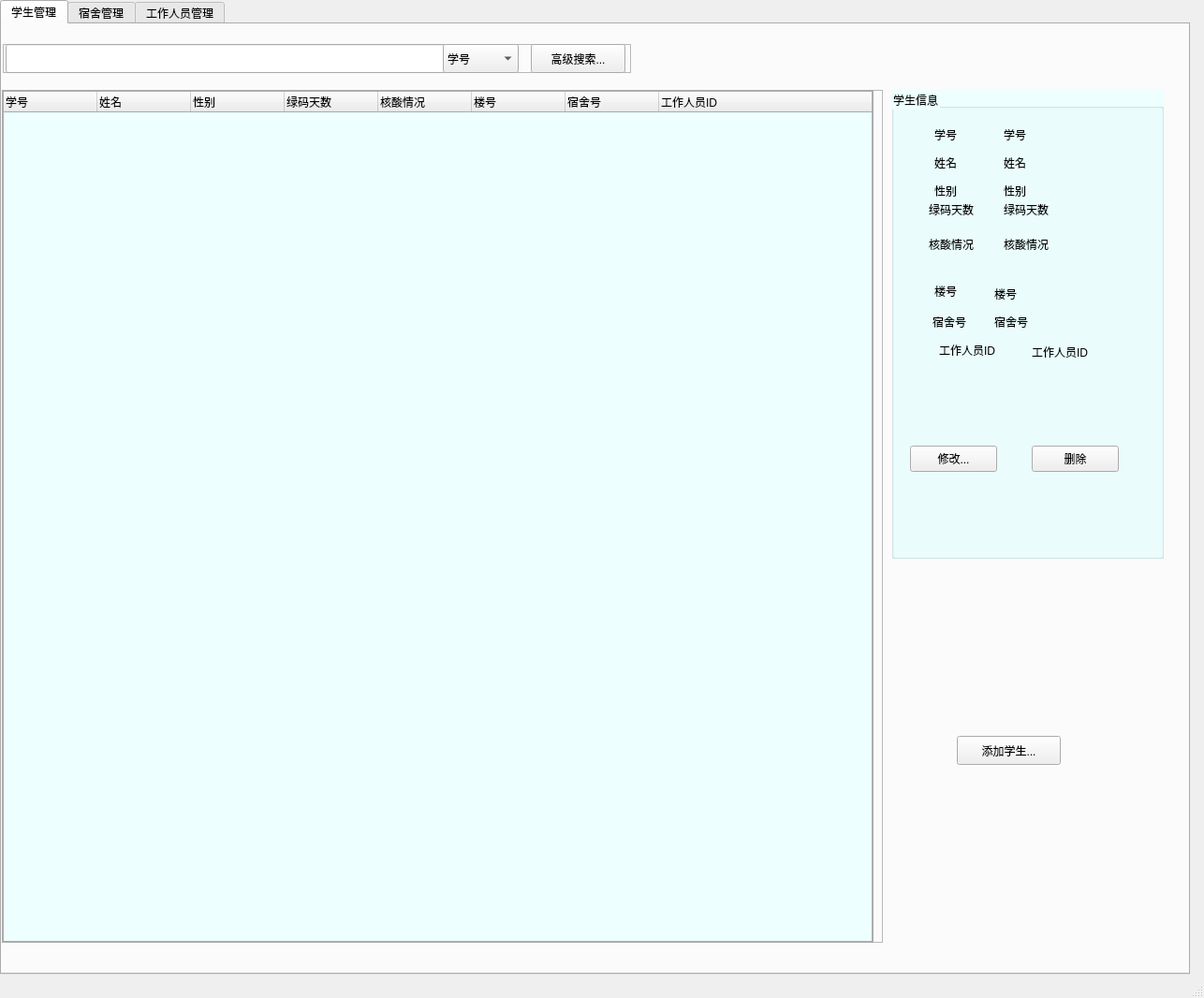
<?xml version="1.0" encoding="UTF-8"?>
<ui version="4.0">
 <class>MainWindow</class>
 <widget class="QMainWindow" name="MainWindow">
  <property name="geometry">
   <rect>
    <x>0</x>
    <y>0</y>
    <width>1286</width>
    <height>1066</height>
   </rect>
  </property>
  <property name="baseSize">
   <size>
    <width>1010</width>
    <height>582</height>
   </size>
  </property>
  <property name="windowTitle">
   <string>学生宿舍管理</string>
  </property>
  <property name="windowIcon">
   <iconset>
    <normaloff>../../收藏夹/iCloud Photos/Downloads/2019/IMG_0574.PNG</normaloff>../../收藏夹/iCloud Photos/Downloads/2019/IMG_0574.PNG</iconset>
  </property>
  <property name="autoFillBackground">
   <bool>false</bool>
  </property>
  <property name="styleSheet">
   <string notr="true">#StudentBox{background-color: rgb(255, 255, 255)}</string>
  </property>
  <property name="iconSize">
   <size>
    <width>40</width>
    <height>40</height>
   </size>
  </property>
  <property name="animated">
   <bool>true</bool>
  </property>
  <property name="tabShape">
   <enum>QTabWidget::Rounded</enum>
  </property>
  <property name="dockNestingEnabled">
   <bool>false</bool>
  </property>
  <widget class="QWidget" name="widget">
   <widget class="QTabWidget" name="Table">
    <property name="geometry">
     <rect>
      <x>0</x>
      <y>0</y>
      <width>1271</width>
      <height>1041</height>
     </rect>
    </property>
    <property name="statusTip">
     <string/>
    </property>
    <property name="tabPosition">
     <enum>QTabWidget::North</enum>
    </property>
    <property name="currentIndex">
     <number>0</number>
    </property>
    <widget class="QWidget" name="Stu_table">
     <property name="statusTip">
      <string>学生管理</string>
     </property>
     <attribute name="title">
      <string>学生管理</string>
     </attribute>
     <widget class="QPushButton" name="actionEdit_1">
      <property name="geometry">
       <rect>
        <x>1020</x>
        <y>760</y>
        <width>111</width>
        <height>31</height>
       </rect>
      </property>
      <property name="statusTip">
       <string>添加学生信息</string>
      </property>
      <property name="text">
       <string>添加学生...</string>
      </property>
     </widget>
     <widget class="QFrame" name="SearchFrame_1">
      <property name="geometry">
       <rect>
        <x>1</x>
        <y>21</y>
        <width>671</width>
        <height>31</height>
       </rect>
      </property>
      <property name="frameShape">
       <enum>QFrame::StyledPanel</enum>
      </property>
      <property name="frameShadow">
       <enum>QFrame::Raised</enum>
      </property>
      <widget class="QLineEdit" name="SearchEdit_1">
       <property name="geometry">
        <rect>
         <x>3</x>
         <y>0</y>
         <width>471</width>
         <height>31</height>
        </rect>
       </property>
       <property name="statusTip">
        <string>快速检索信息，多个信息用“|&quot;隔开</string>
       </property>
      </widget>
      <widget class="QComboBox" name="SearchBox_1">
       <property name="geometry">
        <rect>
         <x>470</x>
         <y>0</y>
         <width>81</width>
         <height>31</height>
        </rect>
       </property>
       <property name="baseSize">
        <size>
         <width>0</width>
         <height>0</height>
        </size>
       </property>
       <property name="layoutDirection">
        <enum>Qt::LeftToRight</enum>
       </property>
       <property name="editable">
        <bool>false</bool>
       </property>
       <item>
        <property name="text">
         <string>学号</string>
        </property>
       </item>
       <item>
        <property name="text">
         <string>姓名</string>
        </property>
       </item>
       <item>
        <property name="text">
         <string>楼号</string>
        </property>
       </item>
       <item>
        <property name="text">
         <string>宿舍号</string>
        </property>
       </item>
       <item>
        <property name="text">
         <string>工作人员ID</string>
        </property>
       </item>
       <item>
        <property name="text">
         <string>是否阳性</string>
        </property>
       </item>
      </widget>
      <widget class="QPushButton" name="SearchButton_1">
       <property name="geometry">
        <rect>
         <x>564</x>
         <y>0</y>
         <width>101</width>
         <height>31</height>
        </rect>
       </property>
       <property name="statusTip">
        <string>对多个属性进行检索</string>
       </property>
       <property name="text">
        <string>高级搜索...</string>
       </property>
      </widget>
     </widget>
     <widget class="QGroupBox" name="groupBox_1">
      <property name="geometry">
       <rect>
        <x>950</x>
        <y>70</y>
        <width>291</width>
        <height>501</height>
       </rect>
      </property>
      <property name="styleSheet">
       <string notr="true">#groupBox_1{
background : rgb(237, 255, 254);
}</string>
      </property>
      <property name="title">
       <string>学生信息</string>
      </property>
      <property name="flat">
       <bool>false</bool>
      </property>
      <property name="checkable">
       <bool>false</bool>
      </property>
      <widget class="QLabel" name="SIDlable">
       <property name="geometry">
        <rect>
         <x>10</x>
         <y>40</y>
         <width>60</width>
         <height>15</height>
        </rect>
       </property>
       <property name="text">
        <string>学号</string>
       </property>
       <property name="alignment">
        <set>Qt::AlignRight|Qt::AlignTrailing|Qt::AlignVCenter</set>
       </property>
      </widget>
      <widget class="QLabel" name="Snamelabel">
       <property name="geometry">
        <rect>
         <x>10</x>
         <y>70</y>
         <width>60</width>
         <height>15</height>
        </rect>
       </property>
       <property name="text">
        <string>姓名</string>
       </property>
       <property name="alignment">
        <set>Qt::AlignRight|Qt::AlignTrailing|Qt::AlignVCenter</set>
       </property>
      </widget>
      <widget class="QLabel" name="Ssexlabel">
       <property name="geometry">
        <rect>
         <x>10</x>
         <y>100</y>
         <width>60</width>
         <height>15</height>
        </rect>
       </property>
       <property name="text">
        <string>性别</string>
       </property>
       <property name="alignment">
        <set>Qt::AlignRight|Qt::AlignTrailing|Qt::AlignVCenter</set>
       </property>
      </widget>
      <widget class="QLabel" name="Dorlabel">
       <property name="geometry">
        <rect>
         <x>10</x>
         <y>204</y>
         <width>60</width>
         <height>21</height>
        </rect>
       </property>
       <property name="text">
        <string>楼号</string>
       </property>
       <property name="alignment">
        <set>Qt::AlignRight|Qt::AlignTrailing|Qt::AlignVCenter</set>
       </property>
      </widget>
      <widget class="QLabel" name="DIDlabel">
       <property name="geometry">
        <rect>
         <x>20</x>
         <y>240</y>
         <width>60</width>
         <height>15</height>
        </rect>
       </property>
       <property name="text">
        <string>宿舍号</string>
       </property>
       <property name="alignment">
        <set>Qt::AlignRight|Qt::AlignTrailing|Qt::AlignVCenter</set>
       </property>
      </widget>
      <widget class="QLabel" name="MIDlabel">
       <property name="geometry">
        <rect>
         <x>20</x>
         <y>270</y>
         <width>91</width>
         <height>16</height>
        </rect>
       </property>
       <property name="text">
        <string>工作人员ID</string>
       </property>
       <property name="alignment">
        <set>Qt::AlignRight|Qt::AlignTrailing|Qt::AlignVCenter</set>
       </property>
      </widget>
      <widget class="QLabel" name="SID">
       <property name="geometry">
        <rect>
         <x>120</x>
         <y>40</y>
         <width>131</width>
         <height>16</height>
        </rect>
       </property>
       <property name="text">
        <string>学号</string>
       </property>
       <property name="textFormat">
        <enum>Qt::AutoText</enum>
       </property>
       <property name="alignment">
        <set>Qt::AlignLeading|Qt::AlignLeft|Qt::AlignVCenter</set>
       </property>
      </widget>
      <widget class="QLabel" name="Sname">
       <property name="geometry">
        <rect>
         <x>120</x>
         <y>70</y>
         <width>131</width>
         <height>16</height>
        </rect>
       </property>
       <property name="text">
        <string>姓名</string>
       </property>
       <property name="textFormat">
        <enum>Qt::AutoText</enum>
       </property>
       <property name="alignment">
        <set>Qt::AlignLeading|Qt::AlignLeft|Qt::AlignVCenter</set>
       </property>
      </widget>
      <widget class="QLabel" name="Ssex">
       <property name="geometry">
        <rect>
         <x>120</x>
         <y>100</y>
         <width>131</width>
         <height>16</height>
        </rect>
       </property>
       <property name="text">
        <string>性别</string>
       </property>
       <property name="textFormat">
        <enum>Qt::AutoText</enum>
       </property>
       <property name="alignment">
        <set>Qt::AlignLeading|Qt::AlignLeft|Qt::AlignVCenter</set>
       </property>
      </widget>
      <widget class="QLabel" name="Dor">
       <property name="geometry">
        <rect>
         <x>110</x>
         <y>210</y>
         <width>131</width>
         <height>16</height>
        </rect>
       </property>
       <property name="text">
        <string>楼号</string>
       </property>
       <property name="textFormat">
        <enum>Qt::AutoText</enum>
       </property>
       <property name="alignment">
        <set>Qt::AlignLeading|Qt::AlignLeft|Qt::AlignVCenter</set>
       </property>
      </widget>
      <widget class="QLabel" name="DID">
       <property name="geometry">
        <rect>
         <x>110</x>
         <y>240</y>
         <width>131</width>
         <height>16</height>
        </rect>
       </property>
       <property name="text">
        <string>宿舍号</string>
       </property>
       <property name="textFormat">
        <enum>Qt::AutoText</enum>
       </property>
       <property name="alignment">
        <set>Qt::AlignLeading|Qt::AlignLeft|Qt::AlignVCenter</set>
       </property>
      </widget>
      <widget class="QLabel" name="MID">
       <property name="geometry">
        <rect>
         <x>150</x>
         <y>270</y>
         <width>131</width>
         <height>20</height>
        </rect>
       </property>
       <property name="text">
        <string>工作人员ID</string>
       </property>
       <property name="textFormat">
        <enum>Qt::AutoText</enum>
       </property>
       <property name="alignment">
        <set>Qt::AlignLeading|Qt::AlignLeft|Qt::AlignVCenter</set>
       </property>
      </widget>
      <widget class="QPushButton" name="editButton_1">
       <property name="geometry">
        <rect>
         <x>20</x>
         <y>380</y>
         <width>93</width>
         <height>28</height>
        </rect>
       </property>
       <property name="statusTip">
        <string>修改当前学生信息</string>
       </property>
       <property name="text">
        <string>修改...</string>
       </property>
      </widget>
      <widget class="QPushButton" name="DeleteButton_1">
       <property name="geometry">
        <rect>
         <x>150</x>
         <y>380</y>
         <width>93</width>
         <height>28</height>
        </rect>
       </property>
       <property name="statusTip">
        <string>一旦删除无法恢复</string>
       </property>
       <property name="text">
        <string>删除</string>
       </property>
      </widget>
      <widget class="QLabel" name="hethdaylabel">
       <property name="geometry">
        <rect>
         <x>40</x>
         <y>120</y>
         <width>72</width>
         <height>15</height>
        </rect>
       </property>
       <property name="text">
        <string>绿码天数</string>
       </property>
      </widget>
      <widget class="QLabel" name="hethday">
       <property name="geometry">
        <rect>
         <x>120</x>
         <y>120</y>
         <width>72</width>
         <height>15</height>
        </rect>
       </property>
       <property name="text">
        <string>绿码天数</string>
       </property>
      </widget>
      <widget class="QLabel" name="ishethlabel">
       <property name="geometry">
        <rect>
         <x>40</x>
         <y>154</y>
         <width>72</width>
         <height>21</height>
        </rect>
       </property>
       <property name="text">
        <string>核酸情况</string>
       </property>
      </widget>
      <widget class="QLabel" name="isheth">
       <property name="geometry">
        <rect>
         <x>120</x>
         <y>155</y>
         <width>72</width>
         <height>20</height>
        </rect>
       </property>
       <property name="text">
        <string>核酸情况</string>
       </property>
      </widget>
     </widget>
     <widget class="QFrame" name="TableFrame_1">
      <property name="geometry">
       <rect>
        <x>0</x>
        <y>70</y>
        <width>941</width>
        <height>911</height>
       </rect>
      </property>
      <property name="styleSheet">
       <string notr="true"/>
      </property>
      <property name="frameShape">
       <enum>QFrame::StyledPanel</enum>
      </property>
      <property name="frameShadow">
       <enum>QFrame::Raised</enum>
      </property>
      <widget class="QTreeWidget" name="studentTable">
       <property name="geometry">
        <rect>
         <x>0</x>
         <y>0</y>
         <width>931</width>
         <height>911</height>
        </rect>
       </property>
       <property name="statusTip">
        <string>双击修改</string>
       </property>
       <property name="styleSheet">
        <string notr="true">#studentTable
{
	background : rgb(237, 255, 254);
	border:2px solid rgb(172, 172, 172)
}</string>
       </property>
       <column>
        <property name="text">
         <string>学号</string>
        </property>
       </column>
       <column>
        <property name="text">
         <string>姓名</string>
        </property>
       </column>
       <column>
        <property name="text">
         <string>性别</string>
        </property>
       </column>
       <column>
        <property name="text">
         <string>绿码天数</string>
        </property>
       </column>
       <column>
        <property name="text">
         <string>核酸情况</string>
        </property>
       </column>
       <column>
        <property name="text">
         <string>楼号</string>
        </property>
       </column>
       <column>
        <property name="text">
         <string>宿舍号</string>
        </property>
       </column>
       <column>
        <property name="text">
         <string>工作人员ID</string>
        </property>
       </column>
      </widget>
     </widget>
    </widget>
    <widget class="QWidget" name="Dor_Table">
     <property name="statusTip">
      <string>宿舍管理</string>
     </property>
     <attribute name="title">
      <string>宿舍管理</string>
     </attribute>
     <widget class="QFrame" name="SearchFrame_2">
      <property name="geometry">
       <rect>
        <x>1</x>
        <y>21</y>
        <width>671</width>
        <height>31</height>
       </rect>
      </property>
      <property name="frameShape">
       <enum>QFrame::StyledPanel</enum>
      </property>
      <property name="frameShadow">
       <enum>QFrame::Raised</enum>
      </property>
      <widget class="QLineEdit" name="SearchEdit_2">
       <property name="geometry">
        <rect>
         <x>3</x>
         <y>0</y>
         <width>471</width>
         <height>31</height>
        </rect>
       </property>
       <property name="statusTip">
        <string>快速检索信息，多个信息用“|”隔开</string>
       </property>
      </widget>
      <widget class="QComboBox" name="SearchBox_2">
       <property name="geometry">
        <rect>
         <x>470</x>
         <y>0</y>
         <width>81</width>
         <height>31</height>
        </rect>
       </property>
       <property name="baseSize">
        <size>
         <width>0</width>
         <height>0</height>
        </size>
       </property>
       <property name="layoutDirection">
        <enum>Qt::LeftToRight</enum>
       </property>
       <property name="editable">
        <bool>false</bool>
       </property>
       <item>
        <property name="text">
         <string>楼号</string>
        </property>
       </item>
       <item>
        <property name="text">
         <string>宿舍号</string>
        </property>
       </item>
       <item>
        <property name="text">
         <string>可容纳数</string>
        </property>
       </item>
       <item>
        <property name="text">
         <string>入住人数</string>
        </property>
       </item>
       <item>
        <property name="text">
         <string>剩余空位</string>
        </property>
       </item>
      </widget>
      <widget class="QPushButton" name="SearchButton_2">
       <property name="geometry">
        <rect>
         <x>564</x>
         <y>0</y>
         <width>101</width>
         <height>31</height>
        </rect>
       </property>
       <property name="statusTip">
        <string>对多个属性进行检索</string>
       </property>
       <property name="text">
        <string>高级搜索...</string>
       </property>
      </widget>
     </widget>
     <widget class="QPushButton" name="actionEdit_2">
      <property name="geometry">
       <rect>
        <x>1020</x>
        <y>760</y>
        <width>111</width>
        <height>31</height>
       </rect>
      </property>
      <property name="statusTip">
       <string>添加宿舍信息</string>
      </property>
      <property name="text">
       <string>添加宿舍...</string>
      </property>
     </widget>
     <widget class="QFrame" name="TableFrame_2">
      <property name="geometry">
       <rect>
        <x>0</x>
        <y>70</y>
        <width>931</width>
        <height>911</height>
       </rect>
      </property>
      <property name="styleSheet">
       <string notr="true"/>
      </property>
      <property name="frameShape">
       <enum>QFrame::StyledPanel</enum>
      </property>
      <property name="frameShadow">
       <enum>QFrame::Raised</enum>
      </property>
      <widget class="QTreeWidget" name="ShusheTable">
       <property name="geometry">
        <rect>
         <x>0</x>
         <y>0</y>
         <width>931</width>
         <height>911</height>
        </rect>
       </property>
       <property name="acceptDrops">
        <bool>false</bool>
       </property>
       <property name="statusTip">
        <string>双击修改信息</string>
       </property>
       <property name="styleSheet">
        <string notr="true">#ShusheTable
{
	background : rgb(237, 255, 254);
	border:2px solid rgb(172, 172, 172)
}</string>
       </property>
       <column>
        <property name="text">
         <string>楼号</string>
        </property>
       </column>
       <column>
        <property name="text">
         <string>宿舍号</string>
        </property>
       </column>
       <column>
        <property name="text">
         <string>入住人数</string>
        </property>
       </column>
       <column>
        <property name="text">
         <string>剩余空位</string>
        </property>
       </column>
       <column>
        <property name="text">
         <string>可容纳人数</string>
        </property>
       </column>
      </widget>
     </widget>
     <widget class="QGroupBox" name="groupBox_2">
      <property name="geometry">
       <rect>
        <x>950</x>
        <y>70</y>
        <width>301</width>
        <height>621</height>
       </rect>
      </property>
      <property name="styleSheet">
       <string notr="true">#groupBox_2{
background : rgb(237, 255, 254);
}</string>
      </property>
      <property name="title">
       <string>宿舍信息</string>
      </property>
      <property name="flat">
       <bool>false</bool>
      </property>
      <property name="checkable">
       <bool>false</bool>
      </property>
      <widget class="QLabel" name="Dor_2">
       <property name="geometry">
        <rect>
         <x>10</x>
         <y>40</y>
         <width>80</width>
         <height>15</height>
        </rect>
       </property>
       <property name="text">
        <string>楼号</string>
       </property>
       <property name="alignment">
        <set>Qt::AlignRight|Qt::AlignTrailing|Qt::AlignVCenter</set>
       </property>
      </widget>
      <widget class="QLabel" name="Snolabel_2">
       <property name="geometry">
        <rect>
         <x>10</x>
         <y>70</y>
         <width>80</width>
         <height>15</height>
        </rect>
       </property>
       <property name="text">
        <string>宿舍号</string>
       </property>
       <property name="alignment">
        <set>Qt::AlignRight|Qt::AlignTrailing|Qt::AlignVCenter</set>
       </property>
      </widget>
      <widget class="QLabel" name="K_nlabel">
       <property name="geometry">
        <rect>
         <x>10</x>
         <y>100</y>
         <width>80</width>
         <height>16</height>
        </rect>
       </property>
       <property name="text">
        <string>可容纳人数</string>
       </property>
       <property name="alignment">
        <set>Qt::AlignRight|Qt::AlignTrailing|Qt::AlignVCenter</set>
       </property>
      </widget>
      <widget class="QLabel" name="L_nlabel">
       <property name="geometry">
        <rect>
         <x>10</x>
         <y>130</y>
         <width>80</width>
         <height>16</height>
        </rect>
       </property>
       <property name="text">
        <string>入住人数</string>
       </property>
       <property name="alignment">
        <set>Qt::AlignRight|Qt::AlignTrailing|Qt::AlignVCenter</set>
       </property>
      </widget>
      <widget class="QLabel" name="C_nlabel">
       <property name="geometry">
        <rect>
         <x>10</x>
         <y>160</y>
         <width>80</width>
         <height>15</height>
        </rect>
       </property>
       <property name="text">
        <string>剩余空位</string>
       </property>
       <property name="alignment">
        <set>Qt::AlignRight|Qt::AlignTrailing|Qt::AlignVCenter</set>
       </property>
      </widget>
      <widget class="QLabel" name="Lno_2">
       <property name="geometry">
        <rect>
         <x>100</x>
         <y>40</y>
         <width>100</width>
         <height>16</height>
        </rect>
       </property>
       <property name="text">
        <string>楼号</string>
       </property>
       <property name="textFormat">
        <enum>Qt::AutoText</enum>
       </property>
       <property name="alignment">
        <set>Qt::AlignLeading|Qt::AlignLeft|Qt::AlignVCenter</set>
       </property>
      </widget>
      <widget class="QLabel" name="Sno_2">
       <property name="geometry">
        <rect>
         <x>100</x>
         <y>70</y>
         <width>100</width>
         <height>16</height>
        </rect>
       </property>
       <property name="text">
        <string>宿舍号</string>
       </property>
       <property name="textFormat">
        <enum>Qt::AutoText</enum>
       </property>
       <property name="alignment">
        <set>Qt::AlignLeading|Qt::AlignLeft|Qt::AlignVCenter</set>
       </property>
      </widget>
      <widget class="QLabel" name="K_n">
       <property name="geometry">
        <rect>
         <x>100</x>
         <y>100</y>
         <width>100</width>
         <height>16</height>
        </rect>
       </property>
       <property name="text">
        <string>可容纳人数</string>
       </property>
       <property name="textFormat">
        <enum>Qt::AutoText</enum>
       </property>
       <property name="alignment">
        <set>Qt::AlignLeading|Qt::AlignLeft|Qt::AlignVCenter</set>
       </property>
      </widget>
      <widget class="QLabel" name="L_n">
       <property name="geometry">
        <rect>
         <x>100</x>
         <y>130</y>
         <width>100</width>
         <height>16</height>
        </rect>
       </property>
       <property name="text">
        <string>入住人数</string>
       </property>
       <property name="textFormat">
        <enum>Qt::AutoText</enum>
       </property>
       <property name="alignment">
        <set>Qt::AlignLeading|Qt::AlignLeft|Qt::AlignVCenter</set>
       </property>
      </widget>
      <widget class="QLabel" name="C_n">
       <property name="geometry">
        <rect>
         <x>100</x>
         <y>160</y>
         <width>100</width>
         <height>16</height>
        </rect>
       </property>
       <property name="text">
        <string>剩余空位</string>
       </property>
       <property name="textFormat">
        <enum>Qt::AutoText</enum>
       </property>
       <property name="alignment">
        <set>Qt::AlignLeading|Qt::AlignLeft|Qt::AlignVCenter</set>
       </property>
      </widget>
      <widget class="QPushButton" name="editButton_2">
       <property name="geometry">
        <rect>
         <x>10</x>
         <y>260</y>
         <width>93</width>
         <height>28</height>
        </rect>
       </property>
       <property name="statusTip">
        <string>修改当前宿舍信息</string>
       </property>
       <property name="text">
        <string>修改...</string>
       </property>
      </widget>
      <widget class="QPushButton" name="DeleteButton_2">
       <property name="geometry">
        <rect>
         <x>120</x>
         <y>260</y>
         <width>93</width>
         <height>28</height>
        </rect>
       </property>
       <property name="statusTip">
        <string>一旦删除无法恢复</string>
       </property>
       <property name="text">
        <string>删除</string>
       </property>
      </widget>
     </widget>
    </widget>
    <widget class="QWidget" name="M_Table">
     <attribute name="title">
      <string>工作人员管理</string>
     </attribute>
     <widget class="QPushButton" name="actionEdit_3">
      <property name="geometry">
       <rect>
        <x>1040</x>
        <y>490</y>
        <width>131</width>
        <height>31</height>
       </rect>
      </property>
      <property name="statusTip">
       <string>添加宿管信息</string>
      </property>
      <property name="text">
       <string>添加工作人员...</string>
      </property>
     </widget>
     <widget class="QGroupBox" name="groupBox_3">
      <property name="geometry">
       <rect>
        <x>990</x>
        <y>70</y>
        <width>251</width>
        <height>391</height>
       </rect>
      </property>
      <property name="styleSheet">
       <string notr="true">#groupBox_3{
background : rgb(237, 255, 254);
}</string>
      </property>
      <property name="title">
       <string>宿管信息</string>
      </property>
      <property name="flat">
       <bool>false</bool>
      </property>
      <property name="checkable">
       <bool>false</bool>
      </property>
      <widget class="QLabel" name="Mnolabel">
       <property name="geometry">
        <rect>
         <x>10</x>
         <y>40</y>
         <width>80</width>
         <height>15</height>
        </rect>
       </property>
       <property name="frameShape">
        <enum>QFrame::NoFrame</enum>
       </property>
       <property name="text">
        <string>工号</string>
       </property>
       <property name="alignment">
        <set>Qt::AlignRight|Qt::AlignTrailing|Qt::AlignVCenter</set>
       </property>
      </widget>
      <widget class="QLabel" name="Mnamelabel_2">
       <property name="geometry">
        <rect>
         <x>10</x>
         <y>70</y>
         <width>80</width>
         <height>15</height>
        </rect>
       </property>
       <property name="frameShape">
        <enum>QFrame::NoFrame</enum>
       </property>
       <property name="text">
        <string>姓名</string>
       </property>
       <property name="alignment">
        <set>Qt::AlignRight|Qt::AlignTrailing|Qt::AlignVCenter</set>
       </property>
      </widget>
      <widget class="QLabel" name="Msexlabel">
       <property name="geometry">
        <rect>
         <x>10</x>
         <y>100</y>
         <width>80</width>
         <height>16</height>
        </rect>
       </property>
       <property name="frameShape">
        <enum>QFrame::NoFrame</enum>
       </property>
       <property name="text">
        <string>性别</string>
       </property>
       <property name="alignment">
        <set>Qt::AlignRight|Qt::AlignTrailing|Qt::AlignVCenter</set>
       </property>
      </widget>
      <widget class="QLabel" name="Magelabel">
       <property name="geometry">
        <rect>
         <x>10</x>
         <y>130</y>
         <width>80</width>
         <height>15</height>
        </rect>
       </property>
       <property name="frameShape">
        <enum>QFrame::NoFrame</enum>
       </property>
       <property name="text">
        <string>年龄</string>
       </property>
       <property name="alignment">
        <set>Qt::AlignRight|Qt::AlignTrailing|Qt::AlignVCenter</set>
       </property>
      </widget>
      <widget class="QLabel" name="Mphonelabel">
       <property name="geometry">
        <rect>
         <x>10</x>
         <y>160</y>
         <width>80</width>
         <height>15</height>
        </rect>
       </property>
       <property name="frameShape">
        <enum>QFrame::NoFrame</enum>
       </property>
       <property name="text">
        <string>联系方式</string>
       </property>
       <property name="alignment">
        <set>Qt::AlignRight|Qt::AlignTrailing|Qt::AlignVCenter</set>
       </property>
      </widget>
      <widget class="QLabel" name="Mno">
       <property name="geometry">
        <rect>
         <x>100</x>
         <y>40</y>
         <width>100</width>
         <height>16</height>
        </rect>
       </property>
       <property name="text">
        <string>工号</string>
       </property>
       <property name="textFormat">
        <enum>Qt::AutoText</enum>
       </property>
       <property name="alignment">
        <set>Qt::AlignLeading|Qt::AlignLeft|Qt::AlignVCenter</set>
       </property>
      </widget>
      <widget class="QLabel" name="Mname_2">
       <property name="geometry">
        <rect>
         <x>100</x>
         <y>70</y>
         <width>100</width>
         <height>16</height>
        </rect>
       </property>
       <property name="text">
        <string>姓名</string>
       </property>
       <property name="textFormat">
        <enum>Qt::AutoText</enum>
       </property>
       <property name="alignment">
        <set>Qt::AlignLeading|Qt::AlignLeft|Qt::AlignVCenter</set>
       </property>
      </widget>
      <widget class="QLabel" name="MSex">
       <property name="geometry">
        <rect>
         <x>100</x>
         <y>100</y>
         <width>100</width>
         <height>16</height>
        </rect>
       </property>
       <property name="text">
        <string>性别</string>
       </property>
       <property name="textFormat">
        <enum>Qt::AutoText</enum>
       </property>
       <property name="alignment">
        <set>Qt::AlignLeading|Qt::AlignLeft|Qt::AlignVCenter</set>
       </property>
      </widget>
      <widget class="QLabel" name="Mage">
       <property name="geometry">
        <rect>
         <x>100</x>
         <y>130</y>
         <width>100</width>
         <height>16</height>
        </rect>
       </property>
       <property name="text">
        <string>年龄</string>
       </property>
       <property name="textFormat">
        <enum>Qt::AutoText</enum>
       </property>
       <property name="alignment">
        <set>Qt::AlignLeading|Qt::AlignLeft|Qt::AlignVCenter</set>
       </property>
      </widget>
      <widget class="QLabel" name="MPhone">
       <property name="geometry">
        <rect>
         <x>100</x>
         <y>160</y>
         <width>100</width>
         <height>16</height>
        </rect>
       </property>
       <property name="text">
        <string>联系方式</string>
       </property>
       <property name="textFormat">
        <enum>Qt::AutoText</enum>
       </property>
       <property name="alignment">
        <set>Qt::AlignLeading|Qt::AlignLeft|Qt::AlignVCenter</set>
       </property>
      </widget>
      <widget class="QPushButton" name="editButton_3">
       <property name="geometry">
        <rect>
         <x>10</x>
         <y>260</y>
         <width>93</width>
         <height>28</height>
        </rect>
       </property>
       <property name="statusTip">
        <string>修改当前宿管信息</string>
       </property>
       <property name="text">
        <string>修改...</string>
       </property>
      </widget>
      <widget class="QPushButton" name="DeleteButton_3">
       <property name="geometry">
        <rect>
         <x>120</x>
         <y>260</y>
         <width>93</width>
         <height>28</height>
        </rect>
       </property>
       <property name="statusTip">
        <string>一旦删除无法恢复</string>
       </property>
       <property name="text">
        <string>删除</string>
       </property>
      </widget>
     </widget>
     <widget class="QFrame" name="TableFrame_3">
      <property name="geometry">
       <rect>
        <x>-1</x>
        <y>69</y>
        <width>961</width>
        <height>911</height>
       </rect>
      </property>
      <property name="styleSheet">
       <string notr="true"/>
      </property>
      <property name="frameShape">
       <enum>QFrame::StyledPanel</enum>
      </property>
      <property name="frameShadow">
       <enum>QFrame::Raised</enum>
      </property>
      <widget class="QTreeWidget" name="Mtable">
       <property name="geometry">
        <rect>
         <x>0</x>
         <y>0</y>
         <width>941</width>
         <height>911</height>
        </rect>
       </property>
       <property name="acceptDrops">
        <bool>false</bool>
       </property>
       <property name="statusTip">
        <string>双击修改信息</string>
       </property>
       <property name="styleSheet">
        <string notr="true">#Mtable
{
	background : rgb(237, 255, 254);
	border:2px solid rgb(172, 172, 172);
}</string>
       </property>
       <column>
        <property name="text">
         <string>工号</string>
        </property>
       </column>
       <column>
        <property name="text">
         <string>姓名</string>
        </property>
       </column>
       <column>
        <property name="text">
         <string>性别</string>
        </property>
       </column>
       <column>
        <property name="text">
         <string>年龄</string>
        </property>
       </column>
       <column>
        <property name="text">
         <string>联系方式</string>
        </property>
       </column>
      </widget>
     </widget>
     <widget class="QFrame" name="SearchFrame_3">
      <property name="geometry">
       <rect>
        <x>0</x>
        <y>20</y>
        <width>671</width>
        <height>31</height>
       </rect>
      </property>
      <property name="frameShape">
       <enum>QFrame::StyledPanel</enum>
      </property>
      <property name="frameShadow">
       <enum>QFrame::Raised</enum>
      </property>
      <widget class="QLineEdit" name="SearchEdit_3">
       <property name="geometry">
        <rect>
         <x>3</x>
         <y>0</y>
         <width>471</width>
         <height>31</height>
        </rect>
       </property>
       <property name="statusTip">
        <string>快速检索信息，多个信息用“|&quot;隔开</string>
       </property>
      </widget>
      <widget class="QComboBox" name="SearchBox_3">
       <property name="geometry">
        <rect>
         <x>470</x>
         <y>0</y>
         <width>81</width>
         <height>31</height>
        </rect>
       </property>
       <property name="baseSize">
        <size>
         <width>0</width>
         <height>0</height>
        </size>
       </property>
       <property name="layoutDirection">
        <enum>Qt::LeftToRight</enum>
       </property>
       <property name="editable">
        <bool>false</bool>
       </property>
       <item>
        <property name="text">
         <string>工号</string>
        </property>
       </item>
       <item>
        <property name="text">
         <string>姓名</string>
        </property>
       </item>
       <item>
        <property name="text">
         <string>年龄</string>
        </property>
       </item>
       <item>
        <property name="text">
         <string>联系方式</string>
        </property>
       </item>
      </widget>
      <widget class="QPushButton" name="SearchButton_3">
       <property name="geometry">
        <rect>
         <x>564</x>
         <y>0</y>
         <width>101</width>
         <height>31</height>
        </rect>
       </property>
       <property name="statusTip">
        <string>对多个属性进行检索</string>
       </property>
       <property name="text">
        <string>高级搜索...</string>
       </property>
      </widget>
     </widget>
    </widget>
   </widget>
  </widget>
  <widget class="QStatusBar" name="statusBar"/>
  <action name="Student">
   <property name="text">
    <string>增加学生</string>
   </property>
   <property name="statusTip">
    <string>增加学生</string>
   </property>
  </action>
 </widget>
 <tabstops>
  <tabstop>Table</tabstop>
  <tabstop>SearchEdit_1</tabstop>
  <tabstop>SearchBox_1</tabstop>
  <tabstop>SearchButton_1</tabstop>
  <tabstop>actionEdit_1</tabstop>
  <tabstop>editButton_1</tabstop>
  <tabstop>DeleteButton_1</tabstop>
  <tabstop>SearchEdit_2</tabstop>
  <tabstop>SearchBox_2</tabstop>
  <tabstop>SearchButton_2</tabstop>
  <tabstop>actionEdit_2</tabstop>
  <tabstop>ShusheTable</tabstop>
  <tabstop>editButton_2</tabstop>
  <tabstop>DeleteButton_2</tabstop>
  <tabstop>actionEdit_3</tabstop>
  <tabstop>editButton_3</tabstop>
  <tabstop>DeleteButton_3</tabstop>
  <tabstop>Mtable</tabstop>
  <tabstop>SearchEdit_3</tabstop>
  <tabstop>SearchBox_3</tabstop>
  <tabstop>SearchButton_3</tabstop>
 </tabstops>
 <resources/>
 <connections/>
</ui>
